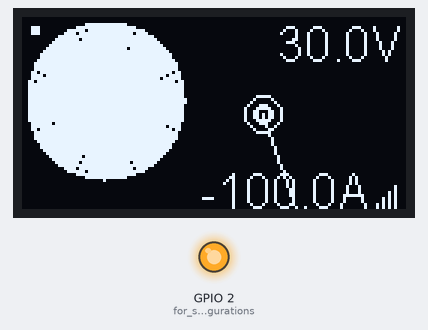
Simulated run of this sketch. Board: ESP8266 (NodeMCU). On the bench: 128×64 one-colour display, output pins drawn as LEDs (lit = HIGH). WiFi joins after 1.5 s; servers stay silent unless stated; what the sketch prints to the serial monitor is not drawn.

Above: at 1.6 s.
At 2.98 s:
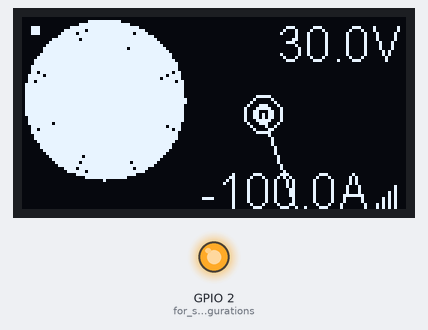
At 6.38 s:
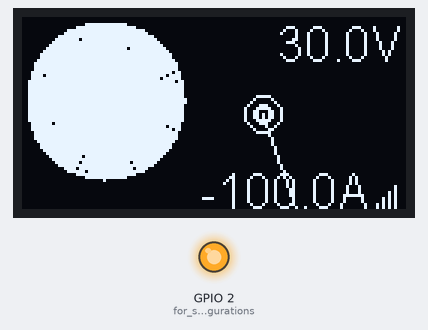
At 18.45 s:
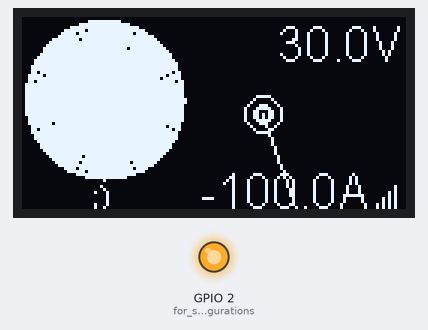
At 37.4 s:
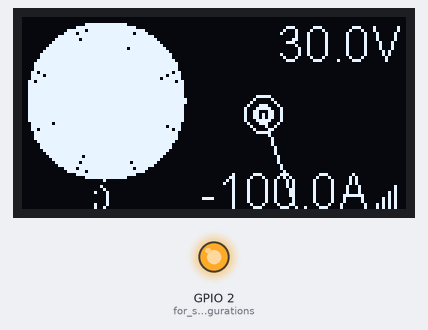

Measured:
- what the display in image 0 shows lasts 1.3 s, from 1.6 s to 2.9 s
- what the display in image 4 shows lasts 2.1 s, from 37.3 s to 39.4 s

The sketch:

ESP8266_json_reader_display_1.3.2.ino
```cpp
#include <ESP8266WiFi.h>
#include <WiFiClient.h>
#include <Wire.h>
#include <ESP8266HTTPClient.h>
#include <ArduinoJson.h>
#include <Arduino.h>
#include <ESP8266mDNS.h>
#include <DNSServer.h>
#include <ESP8266WebServer.h>

//#include "OLEDDisplayUi.h"
#include "images.h"

#include "SSD1306Wire.h"
//#include "SH1106Wire.h"


#define WIFI_AP "SSID"
#define WIFI_PASSWORD "WIFI PASSWORD"


// Pins
const int I2C_DISPLAY_ADDRESS = 0x3c;
//const int SDA_PIN = 0;
//const int SDC_PIN = 2;

const int SDA_PIN = 4; //yellow
const int SDC_PIN = 0;

//const int SDA_PIN = 13;
//const int SDC_PIN = 12;


unsigned long api_mtbs = 3; //mean time between api requests 3 sec

float testVolts = 26;
float volts = 30;
float amps = -100;

float T_volts = 30;
float T_amps = -100;

String errorcode = "";
String message = "          ";


int WFstatus = WL_IDLE_STATUS;
int TT = 2;
int relay = 20;

byte failcount = 1;
byte pulse = 0;
byte heartbeat = 13;
byte msgctr = 11;
byte msgScroll = 0;

byte n = 59;

float earning_24_hours = 0;
float total_hashrate = 0;
float total_hashrate_calculated = 0;
float wallet_balance = 0;
float hash_bar = 0;

char* addr[] = {
  "http://192.168.42.187/msg",
  "http://192.168.42.187/api/1",
  "http://192.168.42.187/api/1",
  "http://192.168.42.220/api/1",
  "http://192.168.42.185/api",
  "http://192.168.42.187/api/1",
  "http://192.168.42.220/api/1",
  "http://192.168.42.187/api/1",
  "http://192.168.42.220/api/1",
  "http://192.168.42.185/api",
  "http://192.168.42.187/api/1"

};


  // Create display

  SSD1306Wire display(I2C_DISPLAY_ADDRESS, SDA_PIN, SDC_PIN);
  //SH1106Wire     display(I2C_DISPLAY_ADDRESS, SDA_PIN, SDC_PIN);

  WiFiClient wifiClient;

void setup() {

  Serial.begin(115200);

  WiFi.hostname("LOCAL_DISP1");

  InitWiFi();

  pinMode (2,OUTPUT); //for some configurations
  digitalWrite (2,HIGH); //for some configurations


  // initialize dispaly
  display.init();
  display.clear();
  display.display();

  display.flipScreenVertically();
  display.setFont(ArialMT_Plain_10);
  display.setTextAlignment(TEXT_ALIGN_CENTER);
  display.setContrast(255);

  screen();
}


void loop() {

  WFstatus = WiFi.status();
  if ( WFstatus != WL_CONNECTED) {
     reconnectWIFI();
  }

  if (amps > 0){
    heartbeat ++;
    if (heartbeat > 26) {
      heartbeat = 1;
      Fetch();
    }
  }else{
    heartbeat --;
     if (heartbeat < 1) {
       heartbeat = 26;
       Fetch();
     }
  }

  if (heartbeat == 2){
    msgctr ++;
    if (msgctr > 13){
      message = getMessage(addr[0]);
      msgctr = 0;
    }

  }

  screen();
  delay(100);
}


void InitWiFi()
{
    Serial.println("Connecting to AP =");
    // attempt to connect to WiFi network
    WiFi.mode(WIFI_STA);
    WiFi.begin(WIFI_AP, WIFI_PASSWORD);
    while (WiFi.status() != WL_CONNECTED) {
    delay(500);
    digitalWrite(2,! digitalRead(2));
    Serial.print(">");
  }
    Serial.println("WiFi connected");
    Serial.println("IP address: ");
    String (ip) = getIpString (WiFi.localIP());
    Serial.println(ip);
}


void reconnectWIFI() {

byte t = 0;

// Loop until we're reconnected

  WFstatus = WiFi.status();

  if ( WFstatus != WL_CONNECTED) {
      WiFi.begin(WIFI_AP, WIFI_PASSWORD);

      while (WiFi.status() != WL_CONNECTED) {
        delay(500);
        digitalWrite(2,! digitalRead(2));
        Serial.print("waiting for wifi.........");
        Serial.print(">");
        t ++;
        if (t>60) ESP.restart();
      }
      Serial.println("WiFi reconnected");
      Serial.println("IP address: ");
      String (ip) = getIpString (WiFi.localIP());
      Serial.println(ip);
  }
}
```

Get_API_data.ino
```cpp
String getData(String APIstring) {

  String payload = "";

  Serial.print("Get data from : ");

  Serial.println(APIstring);


  if (WiFi.status() == WL_CONNECTED) {

    HTTPClient http;  //----------------------------------Object of class HTTPClient

    http.begin(APIstring);

    int httpCode = http.GET();

    Serial.print ("HTTP Code : ");
    Serial.println(httpCode);

    //Check the returning code
    if (httpCode > 0) {

      failcount = 1;

      // -------------------------------------------Get the request response payload

      payload = http.getString();

      // --------------------------------------------Parsing

      const size_t bufferSize = JSON_OBJECT_SIZE(4) + 100;

      DynamicJsonBuffer jsonBuffer(bufferSize);

      JsonObject& root = jsonBuffer.parseObject(payload);


      T_volts = root["voltage"]; // 24.98)
      volts  =  (4 * volts) + T_volts; //smoothing
      volts = volts / 5;

      T_amps = (root["battery_current"]); // -4.63
      amps  =  (4 * amps) + T_amps; //smoothing
      amps = amps / 5;

      relay = root["relay_state"]; // 20

      pulse = root["pulse"]; // 1

     } else {

     failcount++;

     if (failcount > 9) ESP.restart();

    }

   http.end();   //---------------------------------------Close connection

 }

    screen();

   return (payload);

}


String getMessage(String A) {

  String M = "";

  message = "";

  Serial.print("Get message from : ");

  Serial.println(A);

   if (WiFi.status() == WL_CONNECTED) {

      HTTPClient http;  //-------------------------------------Object of class HTTPClient

      http.begin(A);

      int httpCode = http.GET();

      Serial.print ("HTTP Code : ");
      Serial.println(httpCode);


      if (httpCode > 0) {
        M = http.getString();
      }

     http.end();   //------------------------------------------Close connection

   }

  return(M);

}


void Fetch() {
    TT++;

    if (TT > api_mtbs) {

      TT = 0;

      String jsonResult = getData(addr[failcount]);

    }
}
```

Screen.ino
```cpp
void screen() {   // Display on OLED


  float coinCenterX (28);
  float coinCenterY (28);
  float coinRadius = (volts * 1.2) - 10;
  float needle_length (35);
  float needleX (80);
  float needleY (32);

  float angle (0);
  int x2 (0);
  int y2 (0);
  int x3 (0);
  int y3 (0);


//  hash_bar = (hash_bar * 9) + total_hashrate;
//  hash_bar = hash_bar / 10;

  volts  =  (4 * volts) + T_volts; //smoothing
  volts = volts / 5;


  amps  =  (4 * amps) + T_amps; //smoothing
  amps = amps / 5;


//volts = testVolts;  // ------------------ testing
//testVolts  = testVolts -.2; // ------------------ testing

//volts = 0;

  float pievolts = (volts - (.01*amps)) - 23;
  if (pievolts < 0) pievolts = 0;

  pievolts = pievolts * 60;

  int pie = int(pievolts);

  int needle = int (amps * .7);

  if (needle > 90) needle = 90;
  if (needle < -90) needle = -90;
  if (needle < 0) {
    needle = (needle * -1);
    needle = needle + 90;
  } else {
    needle = 90 - needle;
  }


  String dispVolts = String (volts,1) + "V";
  String dispAmps = String (amps,1) + "A";

  display.setFont(ArialMT_Plain_16);
  display.setTextAlignment(TEXT_ALIGN_RIGHT);


  display.clear();
// animations -------------------------------------------------------------------------------


  for( float z=0; z < pie;z= z + .6 ){
    angle = z ;
    angle = ( angle / 57.29577951 ) ; //Convert degrees to radians
    x2 = ( coinCenterX + ( sin(angle) * coinRadius ) );
    y2 = ( coinCenterY - ( cos(angle) * coinRadius ) );
    x3 = ( coinCenterX + ( sin(angle) * ( coinRadius - ( coinRadius  ) ) ) );
    y3 = ( coinCenterY - ( cos(angle) * ( coinRadius - ( coinRadius  ) ) ) );
    display.drawLine( x2 , y2  , x3 , y3 );

  }


  angle = needle ;
  angle = ( angle / 57.29577951 ) ; //Convert degrees to radians
  x2 = ( needleX + ( sin(angle) * needle_length ) );
  y2 = ( needleY - ( cos(angle) * needle_length ) );
  x3 = ( needleX + ( sin(angle) * ( needle_length - ( needle_length  ) ) ) );
  y3 = ( needleY - ( cos(angle) * ( needle_length - ( needle_length  ) ) ) );
  display.drawLine( x2 , y2  , x3 , y3 );

  display.drawCircle(needleX, needleY, 6);
  display.drawCircle(needleX, needleY, 3);
  display.drawCircle(x3 , y3, 2);


  display.drawString(127, 0, dispVolts);
  display.drawString(116, 49, dispAmps);

  if (message == ""){
    if (volts < 5) {
    display.setFont(ArialMT_Plain_10);
    display.setTextAlignment(TEXT_ALIGN_LEFT);
    display.drawString(5, 53, "Data?");
  } else if (volts < 22) {
    display.setFont(ArialMT_Plain_10);
    display.setTextAlignment(TEXT_ALIGN_LEFT);
    display.drawString(5, 53, "Critical");
  } else if (volts >27.5) {
    display.setFont(ArialMT_Plain_10);
    display.setTextAlignment(TEXT_ALIGN_LEFT);
    display.drawString(5, 53, "      ;)");
  }
  }else{
    display.setFont(ArialMT_Plain_10);
    display.setTextAlignment(TEXT_ALIGN_LEFT);

    if (message.length() < 13){
       display.drawString(5, 53, message);
    }else{
      int msgLen = message.length();
      msgScroll ++;
      if (msgScroll > msgLen) msgScroll = 1;

      int dispEnd = msgScroll + 10;
      if (dispEnd > msgLen) dispEnd = msgLen;

      String msgPart = message.substring(msgScroll,dispEnd);

      display.drawString(5, 53, msgPart);
    }


  }

  if (relay > 20) display.drawCircle(2, 61, 1);

  if (failcount < 2) {
    display.drawCircle(4, 4, 1);
    display.drawCircle(4, 4, pulse*2);

  }
//  display.setTextAlignment(TEXT_ALIGN_LEFT);
//  String hash = String(total_hashrate,1);
//  hash += "~";
//  display.drawString(48,0, hash);
//  display.drawLine( 0 , 63  , int(hash_bar) , 63 );
//  display.drawLine( 0 , 62  , int(hash_bar) , 62 );
//  display.drawLine( 0 , 61  , int(hash_bar) , 61 );
//  display.drawLine( 0 , 60  , int(hash_bar) , 60 );


  if (volts < 23.1){
    display.drawLine( 30 , 35  , 35 , 0 );
    display.drawLine( 25 , 0  , 35 , 0 );
    display.drawLine( 30 , 35  , 25 , 0 );
  }

  if (volts < 23.6) {
    display.drawCircle(30, 44, 6);
    if (volts > 23) {
      display.drawCircle(30, 44, 5);
      display.drawCircle(30, 44, 4);
      display.drawCircle(30, 44, 3);
      display.drawCircle(30, 44, 2);
      display.drawCircle(30, 44, 1);
    }
  }


//Signal Strength
    int8_t quality = getWifiQuality();
    for (int8_t i = 0; i < 4; i++) {
      for (int8_t j = 0; j < 2 * (i + 1); j++) {
        if (quality > i * 25 || j == 0) {
          display.setPixel(118 + 2 * i, 63 - j);
        }
      }
    }


    display.drawCircle(coinCenterX-1,coinCenterY-1,heartbeat);

  display.display();

}

//float earning_24_hours = 0;
////String last_share_date = "";
//float total_hashrate = 0;
//float total_hashrate_calculated = 0;
//float wallet_balance = 0;
```

Wifi_Quality.ino
```cpp
// converts the dBm to a range between 0 and 100%
int8_t getWifiQuality() {
  int32_t dbm = WiFi.RSSI();
  if(dbm <= -100) {
      return 0;
  } else if(dbm >= -50) {
      return 100;
  } else {
      return 2 * (dbm + 100);
  }
}
```

getip.ino
```cpp
String getIpString(IPAddress address)
{
 return String(address[0]) + "." +
        String(address[1]) + "." +
        String(address[2]) + "." +
        String(address[3]);
}
```

Source omitted: images.h (data table, 2360 bytes)
